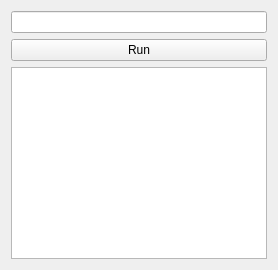
<?xml version="1.0" encoding="UTF-8"?>
<ui version="4.0">
    <author/>
    <comment/>
    <exportmacro/>
    <class>mainwindow</class>
    <widget class="QWidget" name="mainwindow">
        <property name="windowTitle">
            <string>Weather CLI GUI</string>
        </property>
        <layout class="QVBoxLayout" name="verticalLayout">
            <item>
                <widget class="QLineEdit" name="commandEdit"/>
            </item>
            <item>
                <widget class="QPushButton" name="runButton">
                    <property name="text">
                        <string>Run</string>
                    </property>
                </widget>
            </item>
            <item>
                <widget class="QTextEdit" name="outputEdit"/>
            </item>
        </layout>
    </widget>
    <resources/>
    <connections/>
</ui>
